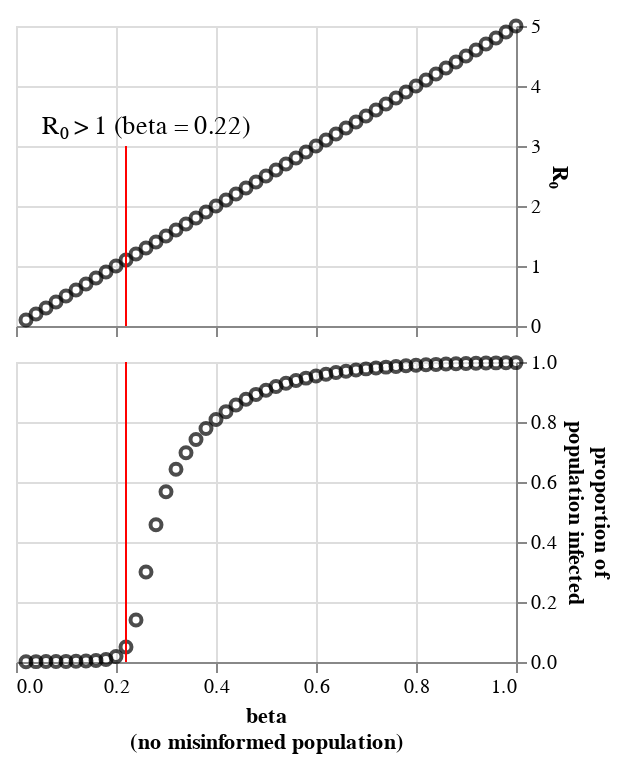

The code cell stored with this chart in its notebook:
### Code cell
beta_val = np.round(r0frames[r0frames['r0'] > 1]['beta'].min(), 2)

rule_text_df = pd.DataFrame({
    'x' : [r0frames[r0frames['r0'] > 1]['beta'].min()],
    'y1' : [0],
    'y2' : [3],
    'text' : [f"R₀ > 1 (beta = {beta_val})"]
})

r0fig1 = alt.Chart(r0frames).mark_point(color='black', size=30).encode(
    x = alt.X(
        'beta:Q',
        axis = alt.Axis(
            title = None,
            labels = False,
            labelExpr="(datum.value*100) % 10 ? null : datum.label"
        )
    ),
    y = alt.Y(
        "r0:Q",
        title = "R₀", axis=alt.Axis(orient='right')
    )
) + alt.Chart(rule_text_df).mark_rule(color = 'red').encode(
    x = 'x:Q',
    y = 'y1:Q',
    y2 = 'y2:Q'
) + alt.Chart(rule_text_df).mark_text(
    dx=10,
    dy=-10,
    fontSize=13
).encode(
    x = 'x:Q',
    y = 'y2:Q',
    text = 'text'
).properties(height=150, width=250)


rule_text_df = pd.DataFrame({
    'x' : [r0frames[r0frames['r0'] > 1]['beta'].min()],
    'y1' : [0],
    'y2' : [1],
    'text' : [f"R₀ > 1 (beta = {beta_val})"]
})

tots_fig = alt.Chart(total_frame).mark_point(color='black', size=30).encode(
    x = alt.X(
        "beta:Q",
        title = "𝛽",
        axis = alt.Axis(
            title=['beta','(no misinformed population)'],
            labelExpr="(datum.value*100) % 10 ? null : datum.label"
        )
    ),
    y = alt.Y("total_infected:Q", title=['proportion of','population infected'], axis=alt.Axis(orient='right'))
) + alt.Chart(rule_text_df).mark_rule(color = 'red').encode(
    x = 'x:Q',
    y = 'y1:Q',
    y2 = 'y2:Q'
).properties(height=150, width=250)



combined_fig = alt.vconcat(r0fig1, tots_fig, spacing=5)

combined_fig

# .configure_axis(
#     titleFontSize=15,
#     labelFontSize=14,
#     labelAngle=0
# ).configure_legend(
#     titleFontSize=15,
#     labelFontSize=14,
# )

### Figure 1 — Vega-Lite specification as saved in the notebook (floating-point values rounded to 4 significant figures)
{"config": {"view": {"continuousWidth": 400, "continuousHeight": 300}}, "vconcat": [{"layer": [{"data": {"name": "data-585babaf9ca0b0ca9e5c052a68338f30"}, "mark": {"type": "point", "color": "black", "size": 30}, "encoding": {"x": {"axis": {"labelExpr": "(datum.value*100) % 10 ? null : datum.label", "labels": false, "title": null}, "field": "beta", "type": "quantitative"}, "y": {"axis": {"orient": "right"}, "field": "r0", "title": "R₀", "type": "quantitative"}}}, {"data": {"name": "data-f734bf3e0f4d2cc234e8ecc471e90315"}, "mark": {"type": "rule", "color": "red"}, "encoding": {"x": {"field": "x", "type": "quantitative"}, "y": {"field": "y1", "type": "quantitative"}, "y2": {"field": "y2"}}}, {"data": {"name": "data-f734bf3e0f4d2cc234e8ecc471e90315"}, "mark": {"type": "text", "dx": 10, "dy": -10, "fontSize": 13}, "encoding": {"text": {"field": "text", "type": "nominal"}, "x": {"field": "x", "type": "quantitative"}, "y": {"field": "y2", "type": "quantitative"}}, "height": 150, "width": 250}]}, {"layer": [{"data": {"name": "data-30e2dcf2a99ea7f5d55b95db6a2be296"}, "mark": {"type": "point", "color": "black", "size": 30}, "encoding": {"x": {"axis": {"labelExpr": "(datum.value*100) % 10 ? null : datum.label", "title": ["beta", "(no misinformed population)"]}, "field": "beta", "title": "𝛽", "type": "quantitative"}, "y": {"axis": {"orient": "right"}, "field": "total_infected", "title": ["proportion of", "population infected"], "type": "quantitative"}}}, {"data": {"name": "data-ff9513377231907503045734d37ff335"}, "mark": {"type": "rule", "color": "red"}, "encoding": {"x": {"field": "x", "type": "quantitative"}, "y": {"field": "y1", "type": "quantitative"}, "y2": {"field": "y2"}}, "height": 150, "width": 250}]}], "spacing": 5, "$schema": "https://vega.github.io/schema/vega-lite/v4.17.0.json", "datasets": {"data-585babaf9ca0b0ca9e5c052a68338f30": [{"r0": 0.1, "beta": 0.02}, {"r0": 0.2, "beta": 0.04}, {"r0": 0.3, "beta": 0.06}, {"r0": 0.4, "beta": 0.08}, {"r0": 0.5, "beta": 0.1}, {"r0": 0.6, "beta": 0.12}, {"r0": 0.7, "beta": 0.14}, {"r0": 0.8, "beta": 0.16}, {"r0": 0.9, "beta": 0.18}, {"r0": 1.0, "beta": 0.2}, {"r0": 1.1, "beta": 0.22}, {"r0": 1.2, "beta": 0.24}, {"r0": 1.3, "beta": 0.26}, {"r0": 1.4, "beta": 0.28}, {"r0": 1.5, "beta": 0.3}, {"r0": 1.6, "beta": 0.32}, {"r0": 1.7, "beta": 0.34}, {"r0": 1.8, "beta": 0.36}, {"r0": 1.9, "beta": 0.38}, {"r0": 2.0, "beta": 0.4}, {"r0": 2.1, "beta": 0.42}, {"r0": 2.2, "beta": 0.44}, {"r0": 2.3, "beta": 0.46}, {"r0": 2.4, "beta": 0.48}, {"r0": 2.5, "beta": 0.5}, {"r0": 2.6, "beta": 0.52}, {"r0": 2.7, "beta": 0.54}, {"r0": 2.8, "beta": 0.56}, {"r0": 2.9, "beta": 0.58}, {"r0": 3.0, "beta": 0.6}, {"r0": 3.1, "beta": 0.62}, {"r0": 3.2, "beta": 0.64}, {"r0": 3.3, "beta": 0.66}, {"r0": 3.4, "beta": 0.68}, {"r0": 3.5, "beta": 0.7}, {"r0": 3.6, "beta": 0.72}, {"r0": 3.7, "beta": 0.74}, {"r0": 3.8, "beta": 0.76}, {"r0": 3.9, "beta": 0.78}, {"r0": 4.0, "beta": 0.8}, {"r0": 4.1, "beta": 0.82}, {"r0": 4.2, "beta": 0.84}, {"r0": 4.3, "beta": 0.86}, {"r0": 4.4, "beta": 0.88}, {"r0": 4.5, "beta": 0.9}, {"r0": 4.6, "beta": 0.92}, {"r0": 4.7, "beta": 0.94}, {"r0": 4.8, "beta": 0.96}, {"r0": 4.9, "beta": 0.98}, {"r0": 5.0, "beta": 1.0}], "data-f734bf3e0f4d2cc234e8ecc471e90315": [{"x": 0.22, "y1": 0, "y2": 3, "text": "R₀ > 1 (beta = 0.22)"}], "data-30e2dcf2a99ea7f5d55b95db6a2be296": [{"beta": 0.02, "total_infected": 0.001111}, {"beta": 0.04, "total_infected": 0.00125}, {"beta": 0.06, "total_infected": 0.001428}, {"beta": 0.08, "total_infected": 0.001665}, {"beta": 0.1, "total_infected": 0.001997}, {"beta": 0.12, "total_infected": 0.002493}, {"beta": 0.14, "total_infected": 0.00331}, {"beta": 0.16, "total_infected": 0.004861}, {"beta": 0.18, "total_infected": 0.008428}, {"beta": 0.2, "total_infected": 0.01847}, {"beta": 0.22, "total_infected": 0.05023}, {"beta": 0.24, "total_infected": 0.1398}, {"beta": 0.26, "total_infected": 0.2999}, {"beta": 0.28, "total_infected": 0.4574}, {"beta": 0.3, "total_infected": 0.5674}, {"beta": 0.32, "total_infected": 0.6422}, {"beta": 0.34, "total_infected": 0.6977}, {"beta": 0.36, "total_infected": 0.7418}, {"beta": 0.38, "total_infected": 0.7781}, {"beta": 0.4, "total_infected": 0.8086}, {"beta": 0.42, "total_infected": 0.8345}, {"beta": 0.44, "total_infected": 0.8566}, {"beta": 0.46, "total_infected": 0.8756}, {"beta": 0.48, "total_infected": 0.892}, {"beta": 0.5, "total_infected": 0.9061}, {"beta": 0.52, "total_infected": 0.9184}, {"beta": 0.54, "total_infected": 0.929}, {"beta": 0.56, "total_infected": 0.9382}, {"beta": 0.58, "total_infected": 0.9463}, {"beta": 0.6, "total_infected": 0.9533}, {"beta": 0.62, "total_infected": 0.9594}, {"beta": 0.64, "total_infected": 0.9647}, {"beta": 0.66, "total_infected": 0.9694}, {"beta": 0.68, "total_infected": 0.9735}, {"beta": 0.7, "total_infected": 0.977}, {"beta": 0.72, "total_infected": 0.9801}, {"beta": 0.74, "total_infected": 0.9829}, {"beta": 0.76, "total_infected": 0.9852}, {"beta": 0.78, "total_infected": 0.9873}, {"beta": 0.8, "total_infected": 0.9891}, {"beta": 0.82, "total_infected": 0.9906}, {"beta": 0.84, "total_infected": 0.992}, {"beta": 0.86, "total_infected": 0.9932}, {"beta": 0.88, "total_infected": 0.9942}, {"beta": 0.9, "total_infected": 0.9951}, {"beta": 0.92, "total_infected": 0.9958}, {"beta": 0.94, "total_infected": 0.9965}, {"beta": 0.96, "total_infected": 0.9971}, {"beta": 0.98, "total_infected": 0.9975}, {"beta": 1.0, "total_infected": 0.998}], "data-ff9513377231907503045734d37ff335": [{"x": 0.22, "y1": 0, "y2": 1, "text": "R₀ > 1 (beta = 0.22)"}]}}
